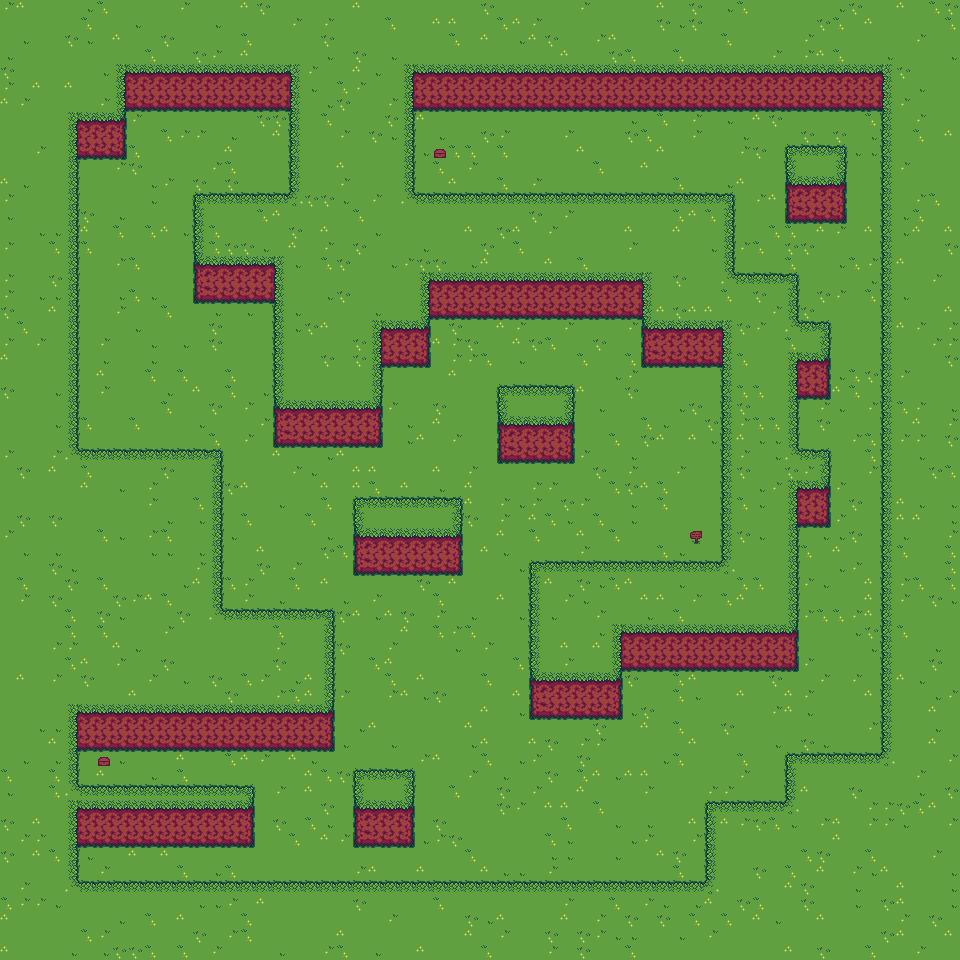

A level layout from a 2D game, rendered from its tile map. Below: a short description, then the map file with tile-grid data replaced by summaries:
An orthogonal 60x60 tile map with 16x16 px tiles, 3 tile layers (floor, walls, interactables), 2 hidden layers not drawn, 3 tilesets.

<map version="1.10" tiledversion="1.10.1" orientation="orthogonal" renderorder="right-down" width="60" height="60" tilewidth="16" tileheight="16" infinite="0" nextlayerid="9" nextobjectid="1">
 <tileset firstgid="1" source="grasslands.tsx" />
 <tileset firstgid="31" source="../dev/dev-pack.tsx" />
 <tileset firstgid="41" source="../interactables/door.tsx" />
 <layer id="2" name="floor" width="60" height="60" offsetx="0.00830417" offsety="-0.004225">
  <data>[3600 cells, 1309 non-empty, 6 distinct tile ids]</data>
 </layer>
 <layer id="1" name="walls" width="60" height="60">
  <data>[3600 cells, 2291 non-empty, 28 distinct tile ids]</data>
 </layer>
 <layer id="6" name="wall_collision" width="60" height="60" visible="0">
  <data>[3600 cells, 502 non-empty, 1 distinct tile ids]</data>
 </layer>
 <layer id="7" name="spawning_spaces" width="60" height="60" visible="0">
  <data>[3600 cells, 215 non-empty, 1 distinct tile ids]</data>
 </layer>
 <layer id="8" name="interactables" width="60" height="60">
  <data>[3600 cells, 7 non-empty, 6 distinct tile ids]</data>
 </layer>
</map>
